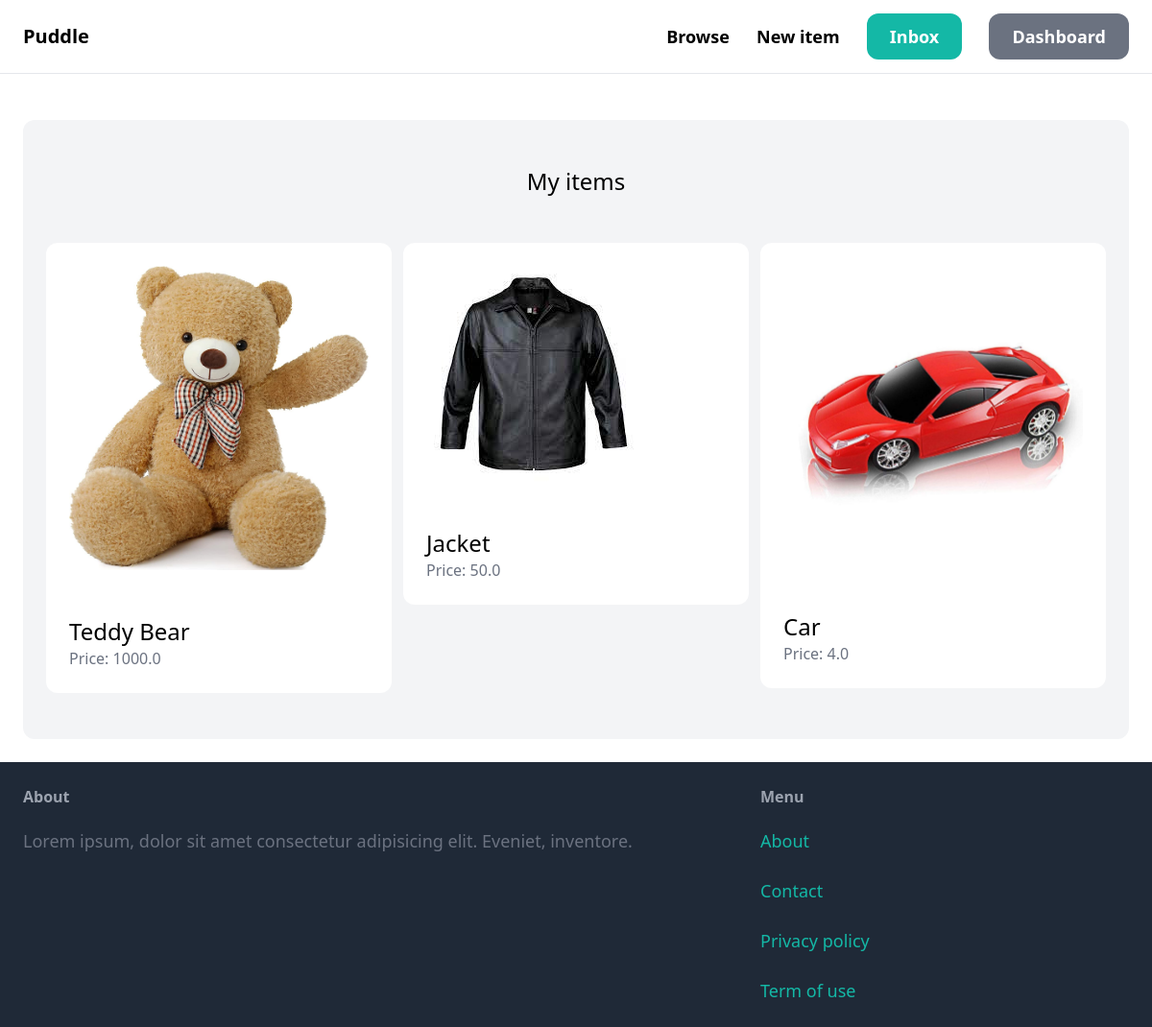
The page /dashboard/ (signed in) on the database its author committed.
### item/models.py (models this page shows, shortened)
class Item(models.Model):
    category = models.ForeignKey(Category, related_name='items', on_delete=models.CASCADE)
    name = models.CharField(max_length=255)
    description = models.TextField(blank=True , null=True)
    price = models.FloatField()
    image= models.ImageField(upload_to='item_images',blank=True,null=True)
    is_sold = models.BooleanField(default=False)
    created_by = models.ForeignKey(User,related_name='items', on_delete= models.CASCADE)
    created_at = models.DateTimeField(auto_now_add=True)

### dashboard/views.py (the view)
# urls.py: path('',views.index,name='index'),
@login_required
def index(request):
    items = Item.objects.filter(created_by=request.user)
    return render(request ,'dashboard/index.html', {
        'items':items
    } )

### dashboard/templates/dashboard/index.html (shortened to what this page needs)
{% extends 'core/base.html'%}
{% block content %}
<div class="mt-6 px-6 py-12 bg-gray-100 rounded-xl">
  <h2 class="mb-12 text-2xl text-center">My items</h2>
  <div class="grid grid-cols-3 gap-3">
    {% for item in items %}
    <a href="{% url 'item:details'  item.id%}"
      ><div class="p-6 bg-white rounded-t-xl">
        <img src="{{item.image.url}}" alt="" class="rounded-t-xl" />
      </div>
      <div class="p-6 bg-white rounded-b-xl">
        <h2 class="text-2xl">{{item.name}}</h2>
        <p class="text-gray-500">Price: {{item.price}}</p>
      </div>
    </a>
    {% endfor %}
  </div>
</div>
{% endblock %}

### rows shown on the page
Item: image (picture), name "Teddy Bear", price "1000.0"
Item: image (picture), name "Jacket", price "50.0"
Item: image (picture), name "Car", price "4.0"
